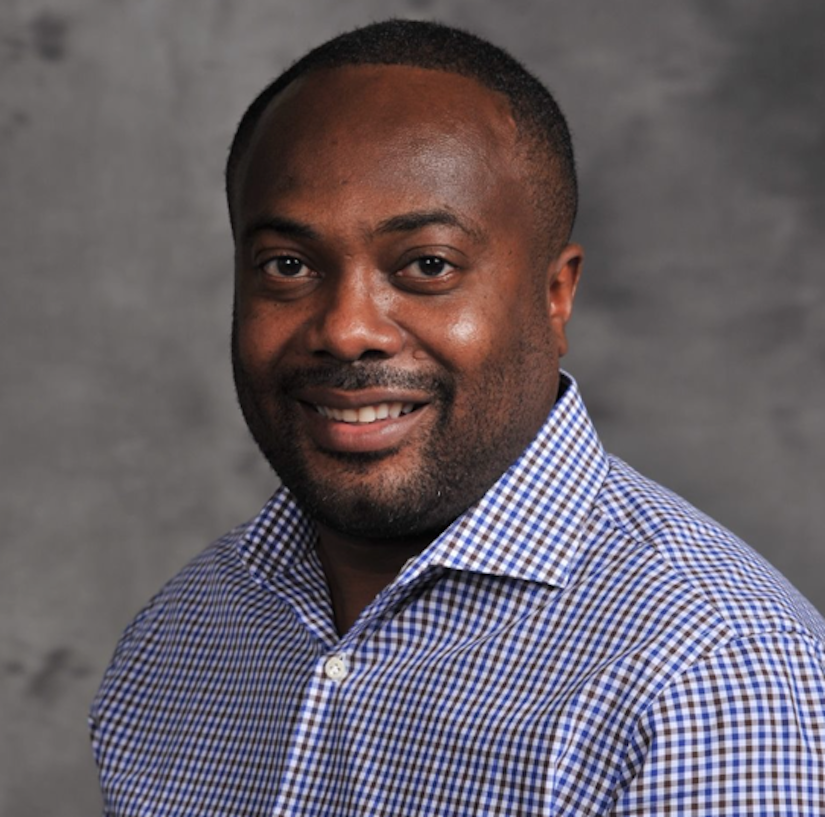
#> input picture resc/fabianheadshotprof.png, 825 x 817 px
$ python ImageResizing.py
#> lines starting #> are read from the running program, lines starting #| are printed output that depends on the picture
import cv2

### read local image
fabheadimg = cv2.imread("resc/fabianheadshotprof.png")
#> fabheadimg is the input picture: shape (817, 825, 3); mean B, G, R 101.7, 94.8, 103.3

#get (shape) size of image
print(fabheadimg.shape)
#| (817, 825, 3)

# resize image providing Width then Height
fabheadimg_408by412 = cv2.resize(fabheadimg,(408,412))
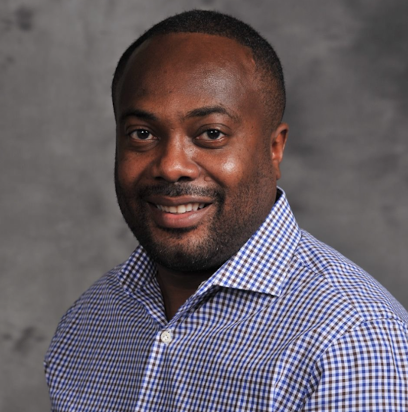
#> fabheadimg_408by412: shape (412, 408, 3); mean B, G, R 101.6, 94.7, 103.2
print(fabheadimg_408by412.shape)
#| (412, 408, 3)

# Crop Image providing Height then Width. Not using Cv2 here!
imgCroppped = fabheadimg[10:600,150:650]
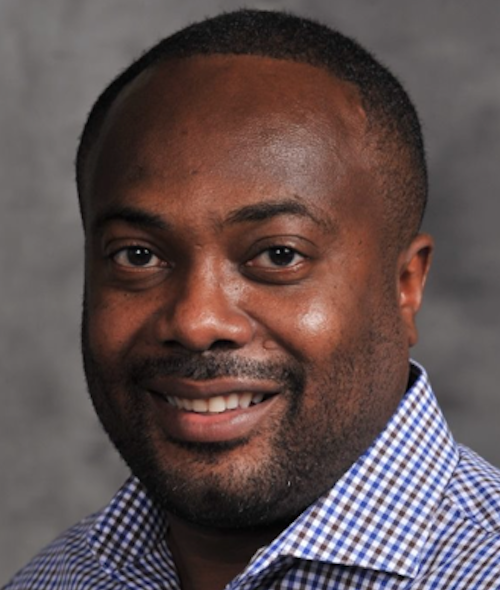
#> imgCroppped: shape (590, 500, 3); mean B, G, R 79.7, 80.1, 96.5

cv2.imshow("Fabian HeadShot Output", fabheadimg)
cv2.imshow("Fabian HeadShot 408by412", fabheadimg_408by412)
cv2.imshow("Cropped HeadShot", imgCroppped)
cv2.waitKey(0)

$ run again, with resc/FabUSMCAndCivi.png copied over resc/fabianheadshotprof.png
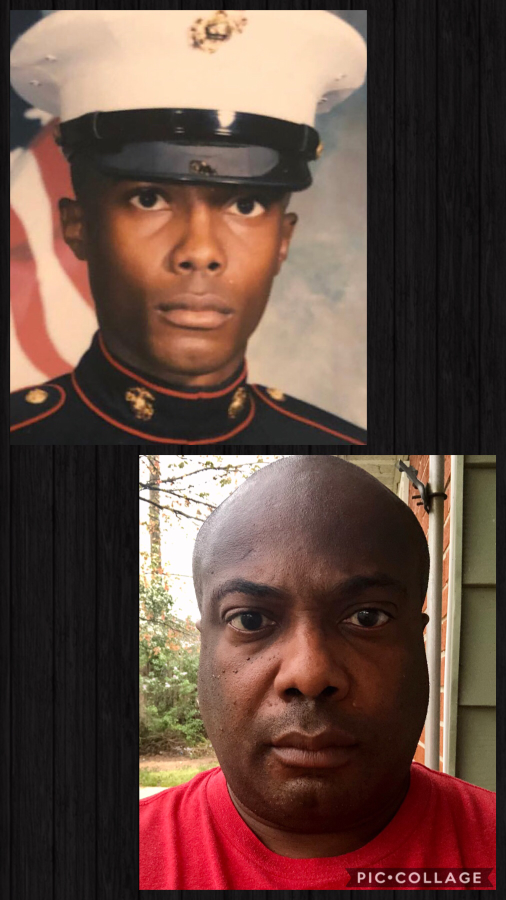
#> input picture resc/FabUSMCAndCivi.png, 1012 x 1800 px (shown at 1/2 size)
#> fabheadimg is the input picture: shape (1800, 1012, 3); mean B, G, R 65.5, 74.7, 101.4
#| (1800, 1012, 3)
#> `fabheadimg_408by412 = cv2.resize(fabheadimg,(408,412))`:
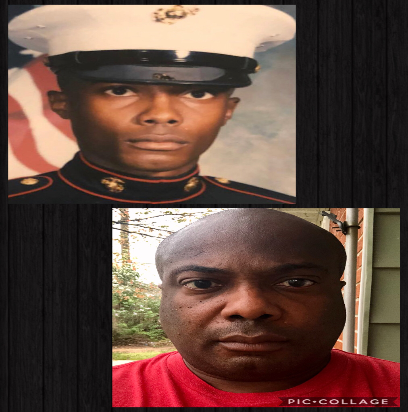
#> fabheadimg_408by412: shape (412, 408, 3); mean B, G, R 65.4, 74.6, 101.3
#| (412, 408, 3)
#> `imgCroppped = fabheadimg[10:600,150:650]`:
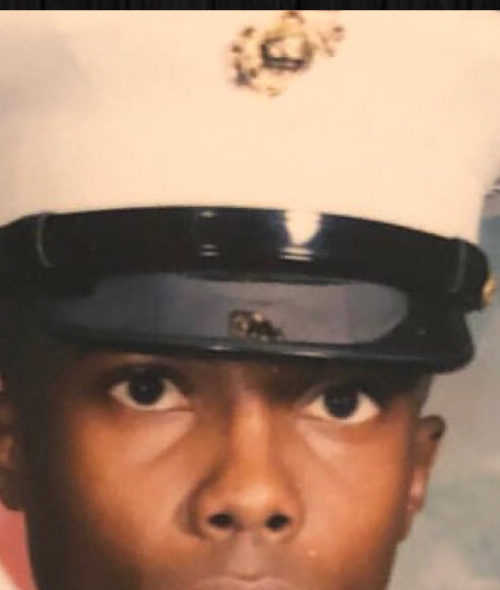
#> imgCroppped: shape (590, 500, 3); mean B, G, R 107.1, 128.3, 158.9
